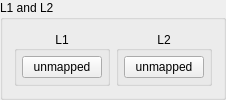
            <widget class="QGroupBox" name="groupBox_5">
             <property name="title">
              <string>L1 and L2</string>
             </property>
             <layout class="QHBoxLayout" name="horizontalLayout_13">
              <item>
               <widget class="QGroupBox" name="gb_l1">
                <property name="sizePolicy">
                 <sizepolicy hsizetype="Preferred" vsizetype="Preferred">
                  <horstretch>0</horstretch>
                  <verstretch>0</verstretch>
                 </sizepolicy>
                </property>
                <property name="title">
                 <string notr="true">L1</string>
                </property>
                <property name="alignment">
                 <set>Qt::AlignmentFlag::AlignCenter</set>
                </property>
                <layout class="QVBoxLayout" name="gb_l1_layout">
                 <property name="leftMargin">
                  <number>5</number>
                 </property>
                 <property name="topMargin">
                  <number>5</number>
                 </property>
                 <property name="rightMargin">
                  <number>5</number>
                 </property>
                 <property name="bottomMargin">
                  <number>5</number>
                 </property>
                 <item>
                  <widget class="QPushButton" name="L1Button">
                   <property name="text">
                    <string>unmapped</string>
                   </property>
                  </widget>
                 </item>
                </layout>
               </widget>
              </item>
              <item>
               <widget class="QGroupBox" name="gb_l2">
                <property name="title">
                 <string notr="true">L2</string>
                </property>
                <property name="alignment">
                 <set>Qt::AlignmentFlag::AlignCenter</set>
                </property>
                <layout class="QVBoxLayout" name="gb_l2_layout">
                 <property name="leftMargin">
                  <number>5</number>
                 </property>
                 <property name="topMargin">
                  <number>5</number>
                 </property>
                 <property name="rightMargin">
                  <number>5</number>
                 </property>
                 <property name="bottomMargin">
                  <number>5</number>
                 </property>
                 <item>
                  <widget class="QPushButton" name="L2Button">
                   <property name="text">
                    <string>unmapped</string>
                   </property>
                  </widget>
                 </item>
                </layout>
               </widget>
              </item>
             </layout>
            </widget>
